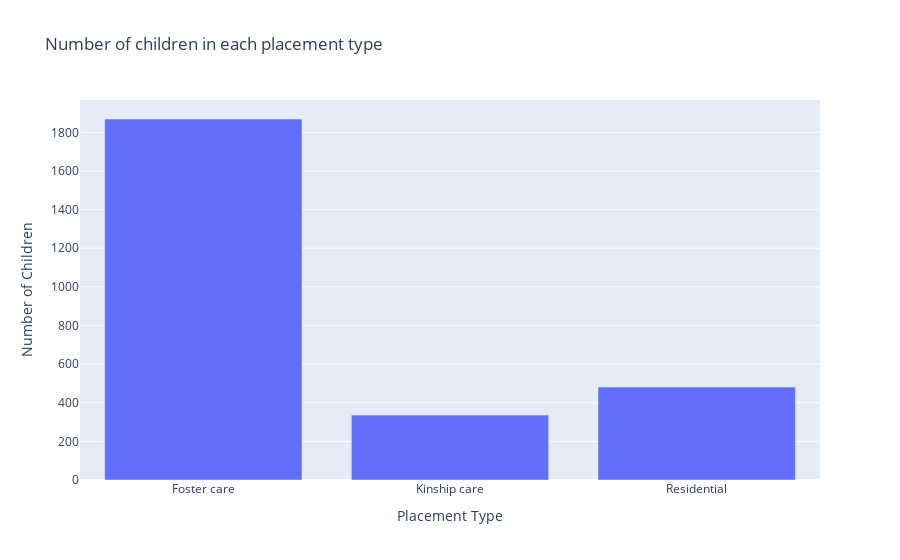

Notebook code cell kept with this figure:
### Code cell
fig5 = px.bar(placement,y="start_date", x="placement_type", title="Number of children in each placement type")
fig5.update_layout(
    xaxis_title="Placement Type",
    yaxis_title="Number of Children",
)
fig5

### Figure 1 — Plotly figure (JSON) as saved in the notebook; plotly's stock layout.template omitted (floating-point values rounded to 4 significant figures)
{"data": [{"alignmentgroup": "True", "hovertemplate": "placement_type=%{x}<br>start_date=%{y}<extra></extra>", "legendgroup": "", "marker": {"color": "#636efa"}, "name": "", "offsetgroup": "", "orientation": "v", "showlegend": false, "textposition": "auto", "type": "bar", "x": ["Foster care", "Kinship care", "Residential"], "xaxis": "x", "y": [1869, 336, 481], "yaxis": "y"}], "layout": {"barmode": "relative", "legend": {"title": {"text": "Indigenous Status"}, "tracegroupgap": 0}, "title": {"text": "Number of children in each placement type"}, "xaxis": {"anchor": "y", "domain": [0, 1], "title": {"text": "Placement Type"}}, "yaxis": {"anchor": "x", "domain": [0, 1], "title": {"text": "Number of Children"}}}}
